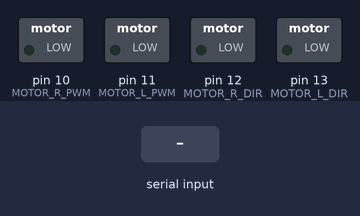
A sketch run on a simulated Arduino Uno, built with avr-gcc and run on an emulated ATmega328P. Parts: switched loads named in the sketch (green lamp = pin HIGH). The test bench sets the inputs (shaded band). What the sketch prints to the serial monitor is not drawn.

Above: at 1.2 s.
1.3 s: "1" received over Serial
At 3.9 s:
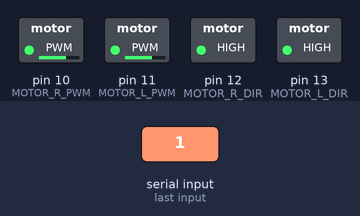
4.3 s: "5" received over Serial
At 7.0 s:
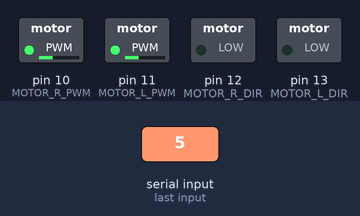
7.3 s: "3" received over Serial
At 8.0 s:
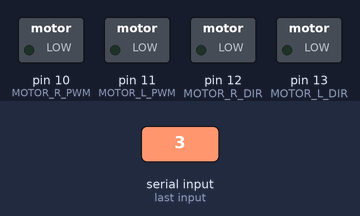
Timing chart, 0 to 10.3 s (numbered marks = the images above; inputs shaded):
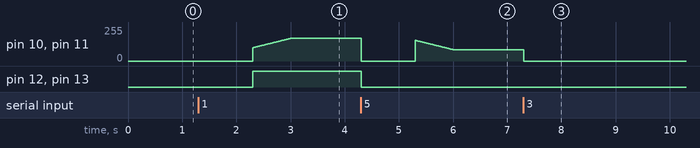

Measured:
- after the input at 1.3 s, pin 10 (MOTOR_R_PWM), pin 11 (MOTOR_L_PWM): moves from 0/255 to 170/255 over 0.70 s, starting after 1.0 s; pin 12 (MOTOR_R_DIR), pin 13 (MOTOR_L_DIR): LOW → HIGH after 1.0 s
- after the input at 4.3 s, pin 12 (MOTOR_R_DIR), pin 13 (MOTOR_L_DIR): HIGH → LOW at once
- after the input at 7.3 s, pin 10 (MOTOR_R_PWM), pin 11 (MOTOR_L_PWM): 85/255 → 0/255 at once

The sketch:

motorstyringDemo.ino
```cpp
/*
  HG7881_Motor_Driver_Example - Arduino sketch
*/

// Right motor
#define MOTOR_R_PWM 10 // PIN D10 --> Motor B Input A --> MOTOR B+ / PWM Speed (IA1) GRÅ
#define MOTOR_R_DIR 12 // PIN D12 --> Motor B Input B --> MOTOR B  / Direction (IB1) HVID
// Left motor
#define MOTOR_L_PWM 11 // PIN D11 --> Motor B Input A --> MOTOR B+ / PWM Speed (IA2) GUL
#define MOTOR_L_DIR 13 // PIN D13 --> Motor B Input B --> MOTOR B  / Direction (IB2) ORANGE

#define PWM_SLOW 100  // arbitrary slow speed PWM duty cycle
#define PWM_FAST 170 // arbitrary fast speed PWM duty cycle
#define DIR_DELAY 1000 // brief delay for abrupt motor changes

#define M_BACK LOW
#define M_FORWARD HIGH

void setup() {
  Serial.begin( 9600 );

  pinMode( MOTOR_L_DIR, OUTPUT );
  pinMode( MOTOR_L_PWM, OUTPUT );
  digitalWrite( MOTOR_L_DIR, LOW );
  digitalWrite( MOTOR_L_PWM, LOW );

  pinMode( MOTOR_R_DIR, OUTPUT );
  pinMode( MOTOR_R_PWM, OUTPUT );
  digitalWrite( MOTOR_R_DIR, LOW );
  digitalWrite( MOTOR_R_PWM, LOW );
}

void stopMotor() {
      // always stop motors briefly before abrupt changes
      digitalWrite( MOTOR_L_DIR, LOW );
      digitalWrite( MOTOR_L_PWM, LOW );
      digitalWrite( MOTOR_R_DIR, LOW );
      digitalWrite( MOTOR_R_PWM, LOW );
}

void slowStart(int direk) {
    int j;
    for (int i=PWM_SLOW; i <= PWM_FAST; i++){
      if (direk == 1) {
        j = invertOurValue( i );
      } else {
        j = i;
      }
      analogWrite( MOTOR_R_PWM, j );
      analogWrite( MOTOR_L_PWM, j );
      delay(10);
    }
}

void motorDirection(bool mDir){
  digitalWrite( MOTOR_L_DIR, mDir );
  digitalWrite( MOTOR_R_DIR, mDir );
}

int invertOurValue(int input) {
  return 255 - input;
}

void loop() {
  boolean isValidInput;
  // draw a menu on the serial port
  Serial.println( "-----------------------------" );
  Serial.println( "MENU:" );
  Serial.println( "1) Fast forward" );
  Serial.println( "3) Soft stop (coast)" );
  Serial.println( "5) Fast reverse" );
  Serial.println( "-----------------------------" );
  do
  {
    byte c;
    // get the next character from the serial port
    Serial.print( "?" );
    while( !Serial.available() )
      ; // LOOP...
    c = Serial.read();
    // execute the menu option based on the character recieved
    switch( c )
    {
      case '1': // 1) Fast forward
        Serial.println( "Fast forward..." );
        stopMotor();
        delay( DIR_DELAY );
        motorDirection(M_FORWARD);
        //analogWrite( MOTOR_R_PWM, 255-PWM_FAST ); // PWM speed = fast
        //analogWrite( MOTOR_L_PWM, 255-PWM_FAST ); // PWM speed = fast
        slowStart(0);

        isValidInput = true;
        break;

      case '3': // 3) Soft stop (preferred)
        Serial.println( "Soft stop (coast)..." );
        stopMotor();
        isValidInput = true;
        break;


      case '5': // 5) Fast reverse
        Serial.println( "Fast reverse..." );
        stopMotor();
        delay( DIR_DELAY );
        motorDirection(M_BACK);
        //analogWrite( MOTOR_R_PWM, PWM_FAST+30 ); // PWM speed = fast
        //analogWrite( MOTOR_L_PWM, PWM_FAST ); // PWM speed = fast
        slowStart(1);

        isValidInput = true;
        break;

      default:
        // wrong character! display the menu again!
        isValidInput = false;
        break;
    }
  } while( isValidInput == true );

  // repeat the main loop and redraw the menu...
}
```
